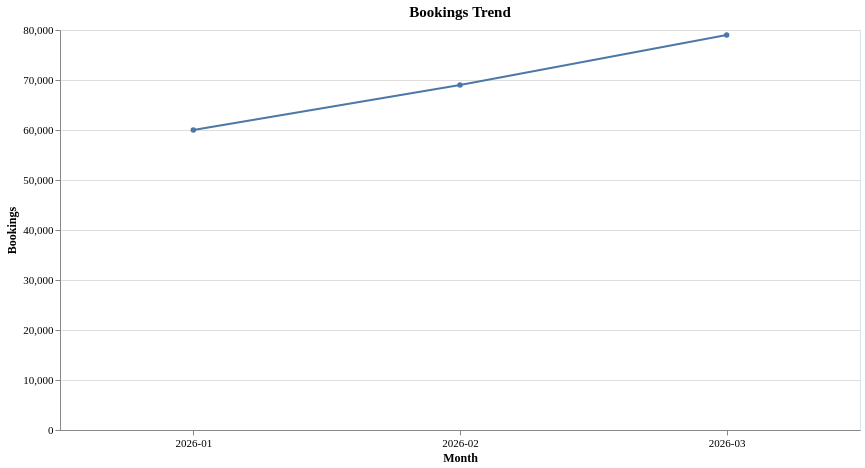

Write a Vega-Lite specification for this figure.
### Vega-Lite specification from a JSON file in a GitHub repository (floating-point values rounded to 4 significant figures)
{"config": {"view": {"continuousWidth": 300, "continuousHeight": 300, "stroke": "#d9e2ec"}, "axis": {"labelAngle": 0, "labelFontSize": 11, "titleFontSize": 12, "titleFontWeight": 600, "labelFont": "Hanken Grotesk", "titleFont": "Hanken Grotesk"}, "legend": {"labelFontSize": 11, "titleFontSize": 12, "titleFontWeight": 600, "labelFont": "Hanken Grotesk", "titleFont": "Hanken Grotesk"}, "title": {"fontSize": 15, "fontWeight": 600, "subtitleFontSize": 12, "subtitleFontWeight": 400, "font": "Hanken Grotesk", "subtitleFont": "Hanken Grotesk"}}, "data": {"name": "data-9746e9c02c20f0e6a095f7d66c5fd853"}, "mark": {"type": "line", "point": true}, "encoding": {"tooltip": [{"field": "month", "type": "nominal"}, {"field": "bookings", "type": "quantitative"}], "x": {"axis": {"labelAngle": 0}, "field": "month", "title": "Month", "type": "nominal"}, "y": {"field": "bookings", "title": "Bookings", "type": "quantitative"}}, "height": 400, "title": "Bookings Trend", "width": 800, "$schema": "https://vega.github.io/schema/vega-lite/v6.4.1.json", "datasets": {"data-9746e9c02c20f0e6a095f7d66c5fd853": [{"month": "2026-02", "bookings": 69000.0}, {"month": "2026-01", "bookings": 60000.0}, {"month": "2026-03", "bookings": 79000.0}]}}
